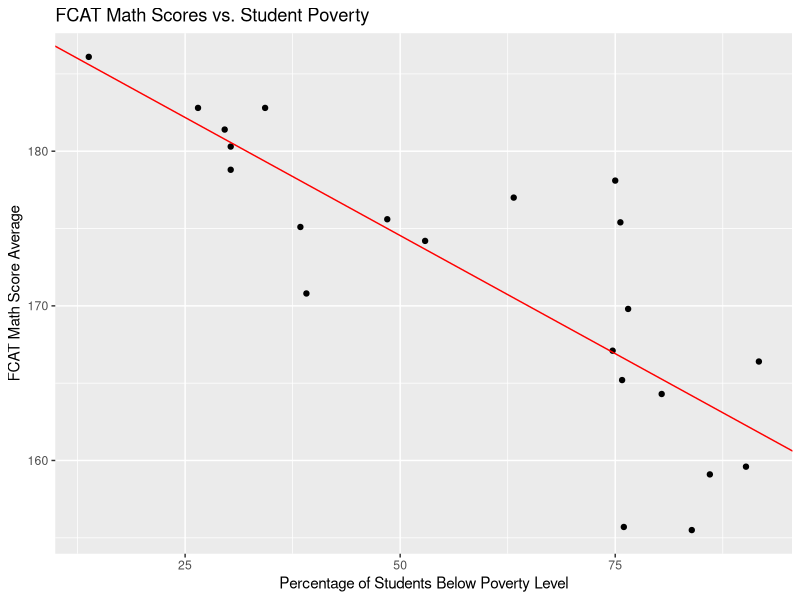
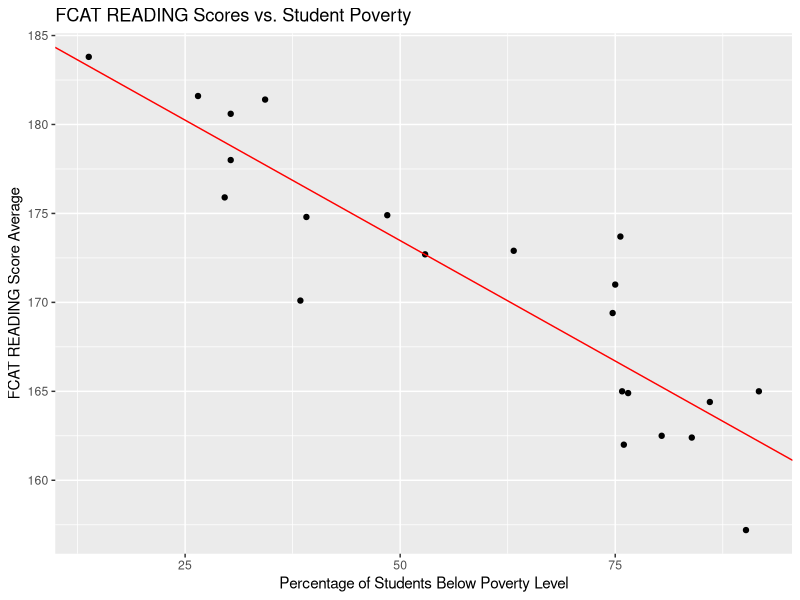

The R script that drew these images, in order:
# MA214 - Problem Set 4
library(ggplot2)

# 2) F-test: variance ratios
s <- 0.4^2 / 0.3^2
s
# Lower Bound
s / qf(0.95, df1 = 405, df2 = 229)
# Upper Bound
s * qf(0.95, df1 = 229, df2 = 405) # Calculation method in textbook
s / qf(0.05, df1 = 405, df2 = 229) # Calculation method online

pf(1 / qf(0.95, df1 = 229, df2 = 405) , df1 = 405, df2 = 229)
qf(0.95, df1 = 405, df2 = 229)
qf(0.95, df1 = 229, df2 = 405)

# 1 / qf(0.95, df1 = 405, df2 = 229) + qf(0.95, df1 = 229, df2 = 405)
# 1 / qf(0.95, df1 = 305, df2 = 229) + qf(0.95, df1 = 229, df2 = 305)
# 1 / qf(0.95, df1 = 305, df2 = 129) + qf(0.95, df1 = 129, df2 = 305)
# 1 / qf(0.95, df1 = 305, df2 = 329) + qf(0.95, df1 = 329, df2 = 305)
# 1 / qf(0.95, df1 = 1305, df2 = 1329) + qf(0.95, df1 = 1329, df2 = 1305)

# 3) 
data <- read.csv("HANDSHKtxt.csv")
# Sample variances
var(data$HShake)
var(data$FBump)
mean(data$HShake)
mean(data$FBump)

# Test statistic 
s = var(data$HShake) / var(data$FBump)
s

qf(0.975, df1 = 4, df2 = 4)

# 5)
data <- read.csv("FCATtxt.csv")
xbar <- mean(data$POVERTY)
ybar <- mean(data$MATH)
SSXY <- sum((data$POVERTY - xbar) * (data$MATH - ybar))
SSXX <- sum((data$POVERTY - xbar)^2)

b_1 = SSXY / SSXX
b_0 = ybar - b_1 * xbar

c(b_0, b_1)

lm(data$MATH ~ data$POVERTY)

ggplot(data, aes(x = data$POVERTY, y = data$MATH)) +
  geom_point() +
  geom_abline(slope = b_1, intercept = b_0, color = "red") +
  xlab("Percentage of Students Below Poverty Level") +
  ylab("FCAT Math Score Average") +
  ggtitle("FCAT Math Scores vs. Student Poverty")


xbar <- mean(data$POVERTY)
ybar <- mean(data$READING)
SSXY <- sum((data$POVERTY - xbar) * (data$READING - ybar))
SSXX <- sum((data$POVERTY - xbar)^2)

b_1 = SSXY / SSXX
b_0 = ybar - b_1 * xbar

c(b_0, b_1)

lm(data$READING ~ data$POVERTY)

ggplot(data, aes(x = data$POVERTY, y = data$READING)) +
  geom_point() +
  geom_abline(slope = b_1, intercept = b_0, color = "red") +
  xlab("Percentage of Students Below Poverty Level") +
  ylab("FCAT READING Score Average") +
  ggtitle("FCAT READING Scores vs. Student Poverty")
